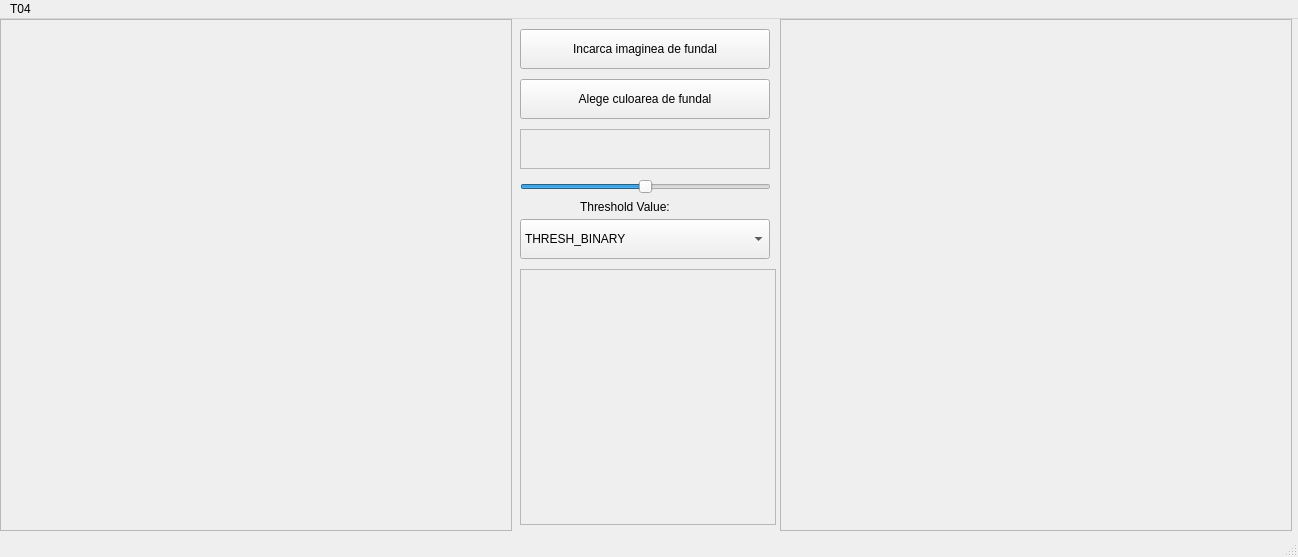
<?xml version="1.0" encoding="UTF-8"?>
<ui version="4.0">
 <class>MainWindow</class>
 <widget class="QMainWindow" name="MainWindow">
  <property name="geometry">
   <rect>
    <x>0</x>
    <y>0</y>
    <width>1298</width>
    <height>557</height>
   </rect>
  </property>
  <property name="windowTitle">
   <string>MainWindow</string>
  </property>
  <widget class="QWidget" name="centralwidget">
   <widget class="QFrame" name="frame_background">
    <property name="geometry">
     <rect>
      <x>0</x>
      <y>0</y>
      <width>512</width>
      <height>512</height>
     </rect>
    </property>
    <property name="frameShape">
     <enum>QFrame::StyledPanel</enum>
    </property>
    <property name="frameShadow">
     <enum>QFrame::Raised</enum>
    </property>
   </widget>
   <widget class="QPushButton" name="btn_loadImage">
    <property name="geometry">
     <rect>
      <x>520</x>
      <y>10</y>
      <width>250</width>
      <height>40</height>
     </rect>
    </property>
    <property name="text">
     <string>Incarca imaginea de fundal</string>
    </property>
   </widget>
   <widget class="QPushButton" name="btn_changeBackgroundColor">
    <property name="geometry">
     <rect>
      <x>520</x>
      <y>60</y>
      <width>250</width>
      <height>40</height>
     </rect>
    </property>
    <property name="text">
     <string>Alege culoarea de fundal</string>
    </property>
   </widget>
   <widget class="QFrame" name="frame_chosenBackgroundColor">
    <property name="geometry">
     <rect>
      <x>520</x>
      <y>110</y>
      <width>250</width>
      <height>40</height>
     </rect>
    </property>
    <property name="frameShape">
     <enum>QFrame::StyledPanel</enum>
    </property>
    <property name="frameShadow">
     <enum>QFrame::Raised</enum>
    </property>
   </widget>
   <widget class="QSlider" name="slider_threshold">
    <property name="geometry">
     <rect>
      <x>520</x>
      <y>160</y>
      <width>251</width>
      <height>16</height>
     </rect>
    </property>
    <property name="maximum">
     <number>256</number>
    </property>
    <property name="value">
     <number>128</number>
    </property>
    <property name="orientation">
     <enum>Qt::Horizontal</enum>
    </property>
   </widget>
   <widget class="QFrame" name="frame_histogram">
    <property name="geometry">
     <rect>
      <x>520</x>
      <y>250</y>
      <width>256</width>
      <height>256</height>
     </rect>
    </property>
    <property name="frameShape">
     <enum>QFrame::StyledPanel</enum>
    </property>
    <property name="frameShadow">
     <enum>QFrame::Raised</enum>
    </property>
   </widget>
   <widget class="QFrame" name="frame_threshold">
    <property name="geometry">
     <rect>
      <x>780</x>
      <y>0</y>
      <width>512</width>
      <height>512</height>
     </rect>
    </property>
    <property name="frameShape">
     <enum>QFrame::StyledPanel</enum>
    </property>
    <property name="frameShadow">
     <enum>QFrame::Raised</enum>
    </property>
   </widget>
   <widget class="QLabel" name="label_thresholdValue">
    <property name="geometry">
     <rect>
      <x>580</x>
      <y>180</y>
      <width>131</width>
      <height>16</height>
     </rect>
    </property>
    <property name="text">
     <string>Threshold Value:</string>
    </property>
   </widget>
   <widget class="QComboBox" name="comboBox_chosenThreshold">
    <property name="geometry">
     <rect>
      <x>520</x>
      <y>200</y>
      <width>250</width>
      <height>40</height>
     </rect>
    </property>
    <property name="editable">
     <bool>false</bool>
    </property>
    <property name="maxVisibleItems">
     <number>4</number>
    </property>
    <property name="insertPolicy">
     <enum>QComboBox::InsertAtTop</enum>
    </property>
    <item>
     <property name="text">
      <string>THRESH_BINARY</string>
     </property>
    </item>
    <item>
     <property name="text">
      <string>THRESH_BINARY_INV</string>
     </property>
    </item>
    <item>
     <property name="text">
      <string>THRESH_TRUNC</string>
     </property>
    </item>
    <item>
     <property name="text">
      <string>THRESH_TOZERO</string>
     </property>
    </item>
    <item>
     <property name="text">
      <string>THRESH_TOZERO_INV</string>
     </property>
    </item>
   </widget>
  </widget>
  <widget class="QMenuBar" name="menubar">
   <property name="geometry">
    <rect>
     <x>0</x>
     <y>0</y>
     <width>1298</width>
     <height>21</height>
    </rect>
   </property>
   <widget class="QMenu" name="menuT04">
    <property name="title">
     <string>T04</string>
    </property>
   </widget>
   <addaction name="menuT04"/>
  </widget>
  <widget class="QStatusBar" name="statusbar"/>
 </widget>
 <resources/>
 <connections/>
</ui>
